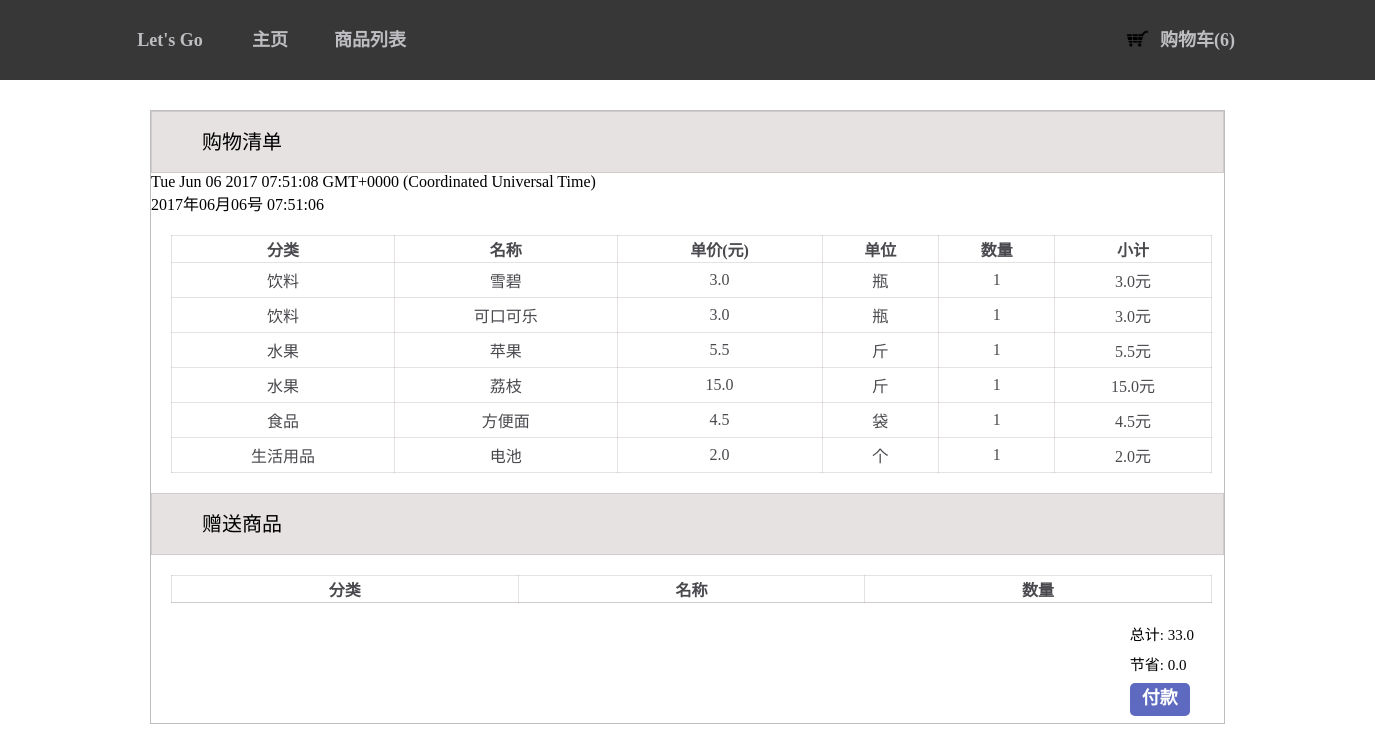
/payment/, run on an earlier commit of the app's database.
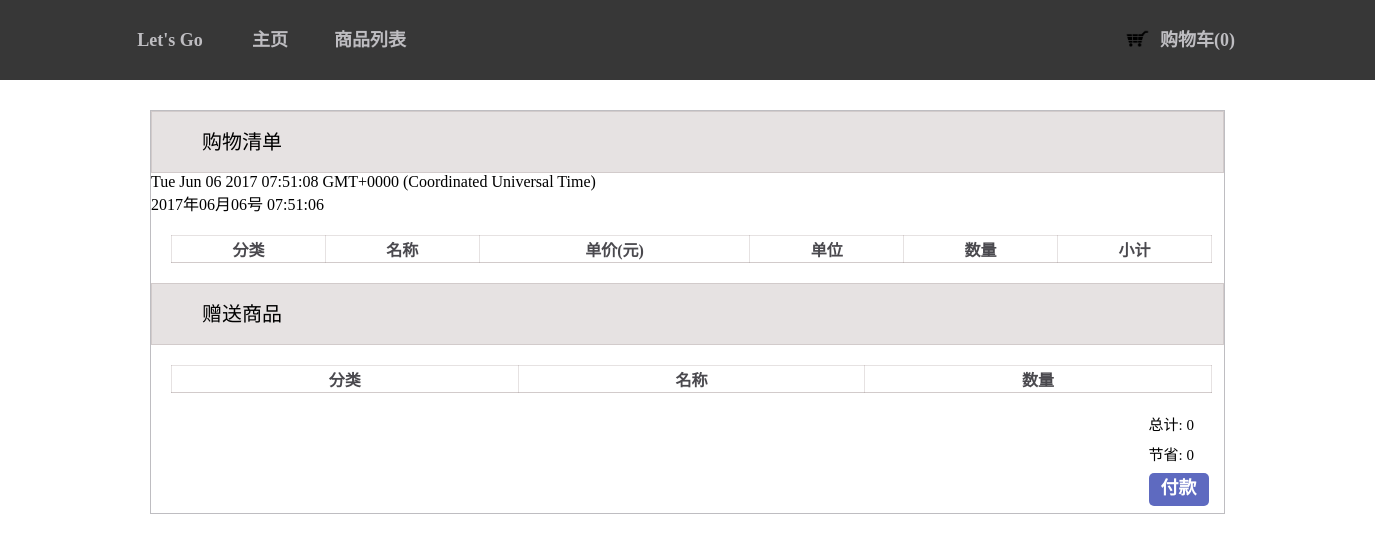
And on a later commit of the database.
### blog/models.py (models this page shows)
class Purchase(models.Model):
    type = models.CharField(max_length=200)
    name = models.CharField(max_length=200)
    price = models.FloatField(default='')
    unit = models.CharField(max_length=200)
    goods_id = models.IntegerField(default=0,null=False)
    count = models.IntegerField(default=0)
    subtotal = models.FloatField(default=0)
    free_counts = models.FloatField(default=0)
    free = models.IntegerField(default=0)
    free_count = models.IntegerField(default=0)
    free_moeny = models.FloatField(default=0)
    def total():
        total_count = 0
        self = Purchase.objects.all()
        for items in self:
            total_count += items.count
        return total_count
    def shop_total():
        totals = 0
        self = Purchase.objects.all()
        for items in self:
            totals += items.subtotal
        return totals
    def shop_moeny():
        moeny = 0
        self = Purchase.objects.all()
        for items in self:
            moeny += items.free_moeny
        return moeny

### blog/views.py (the view)
# urls.py: url(r'^payment/$',views.payment ,name='pavment')
def payment(request):
    purchase = Purchase.objects.all()
    moeny = Purchase.shop_moeny()
    if request.method == 'POST':
        Purchase.objects.all().delete()
    local = time.strftime("%Y年%m月%d号 %X ", time.localtime())
    return render(request, 'blog/payment.html', {'total_count':Purchase.total(),'purchase': purchase,'totals':Purchase.shop_total(),'local':local,'moeny':Purchase.shop_moeny()})

### blog/templates/blog/payment.html (shortened to what this page needs)
{% extends 'blog/list.html' %}
{% load staticfiles %}
{% block css %}
    <link rel="stylesheet" href="{% static 'css/payment.css' %}">
{% endblock %}
{% block content %}
<div class="list">
    <div class="mark">购物清单</div>
    <div id='clock'></div>
<div>{{ local }}</div>
        <table>
            <tr>
                <th>分类</th>
                <th>名称</th>
                <th>单价(元)</th>
                <th>单位</th>
                <th>数量</th>
                <th>小计</th>
            </tr>
            <tr>
                {% for purchase in purchase %}
                    <td>{{ purchase.type }}</td>
                    <td>{{ purchase.name }}</td>
                    <td>{{ purchase.price }}</td>
                    <td>{{ purchase.unit }}</td>
                    <td>{{ purchase.count }}</td>
                    <td>
                        {{ purchase.subtotal }}元
                    </td>
            </tr>
            {% endfor %}
        </table>
        <div class="freeList">赠送商品</div>
<table>
    <tr>
        <th>分类</th>
        <th>名称</th>
        <th>数量</th>
    </tr>
</table>
        <div class="word">
            <p>总计: {{ totals }}</p>
            <p>节省:  {{ moeny }}</p>
            <div class="determine">付款</div>
        </div>
<div class="blank"></div>
</div>
{% endblock content %}

What changed in the data, as far as the page shows it:
removed Purchase: type "饮料", name "雪碧", price "3.0", unit "瓶", count "1", subtotal "3.0"
removed Purchase: type "饮料", name "可口可乐", price "3.0", unit "瓶", count "1", subtotal "3.0"
removed Purchase: type "水果", name "苹果", price "5.5", unit "斤", count "1", subtotal "5.5"
removed Purchase: type "水果", name "荔枝", price "15.0", unit "斤", count "1", subtotal "15.0"
removed Purchase: type "食品", name "方便面", price "4.5", unit "袋", count "1", subtotal "4.5"
removed Purchase: type "生活用品", name "电池", price "2.0", unit "个", count "1", subtotal "2.0"
Also different on the page:
{{ total_count }}: "6" → "0"
{{ totals }}: "33.0" → "0"
{{ moeny }}: "0.0" → "0"
